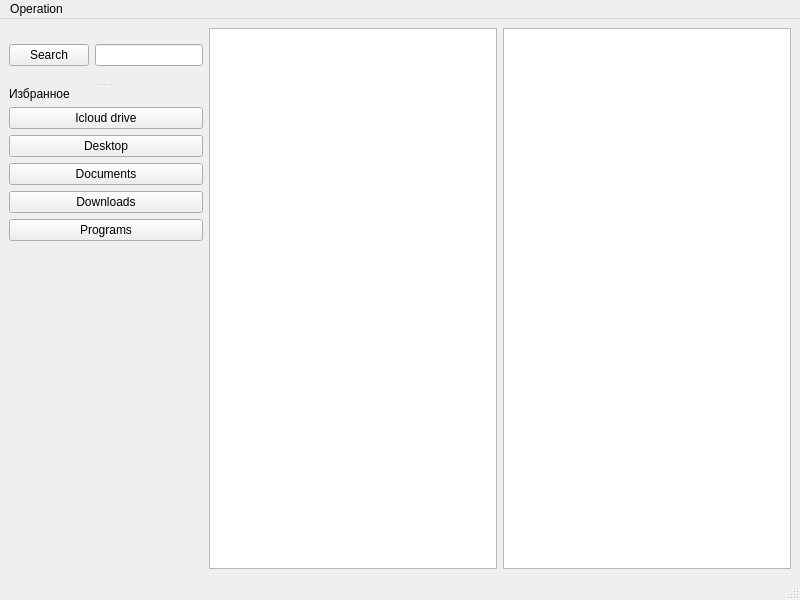
<?xml version="1.0" encoding="UTF-8"?>
<ui version="4.0">
 <class>MainWindow</class>
 <widget class="QMainWindow" name="MainWindow">
  <property name="geometry">
   <rect>
    <x>0</x>
    <y>0</y>
    <width>800</width>
    <height>600</height>
   </rect>
  </property>
  <property name="windowTitle">
   <string>MainWindow</string>
  </property>
  <widget class="QWidget" name="centralwidget">
   <layout class="QHBoxLayout" name="horizontalLayout_2">
    <item>
     <widget class="QSplitter" name="splitter">
      <property name="orientation">
       <enum>Qt::Vertical</enum>
      </property>
      <widget class="QWidget" name="">
       <layout class="QHBoxLayout" name="horizontalLayout">
        <item>
         <widget class="QPushButton" name="Search">
          <property name="text">
           <string>Search</string>
          </property>
         </widget>
        </item>
        <item>
         <widget class="QLineEdit" name="lineEdit"/>
        </item>
       </layout>
      </widget>
      <widget class="QWidget" name="">
       <layout class="QVBoxLayout" name="verticalLayout_2">
        <item>
         <layout class="QVBoxLayout" name="verticalLayout">
          <item>
           <widget class="QLabel" name="label">
            <property name="text">
             <string>Избранное</string>
            </property>
           </widget>
          </item>
          <item>
           <widget class="QPushButton" name="IcloudDrive">
            <property name="text">
             <string>Icloud drive</string>
            </property>
           </widget>
          </item>
          <item>
           <widget class="QPushButton" name="Desktop">
            <property name="text">
             <string>Desktop</string>
            </property>
           </widget>
          </item>
          <item>
           <widget class="QPushButton" name="Documents">
            <property name="text">
             <string>Documents</string>
            </property>
           </widget>
          </item>
          <item>
           <widget class="QPushButton" name="Downloads">
            <property name="text">
             <string>Downloads</string>
            </property>
           </widget>
          </item>
          <item>
           <widget class="QPushButton" name="Programs">
            <property name="text">
             <string>Programs</string>
            </property>
           </widget>
          </item>
          <item>
           <spacer name="verticalSpacer">
            <property name="orientation">
             <enum>Qt::Vertical</enum>
            </property>
            <property name="sizeHint" stdset="0">
             <size>
              <width>20</width>
              <height>40</height>
             </size>
            </property>
           </spacer>
          </item>
         </layout>
        </item>
       </layout>
      </widget>
     </widget>
    </item>
    <item>
     <widget class="QListView" name="LvSource"/>
    </item>
    <item>
     <widget class="QListView" name="LvBackup"/>
    </item>
   </layout>
  </widget>
  <widget class="QMenuBar" name="menubar">
   <property name="geometry">
    <rect>
     <x>0</x>
     <y>0</y>
     <width>800</width>
     <height>24</height>
    </rect>
   </property>
   <widget class="QMenu" name="menu">
    <property name="title">
     <string>Operation</string>
    </property>
    <addaction name="actionNew_Folder"/>
    <addaction name="actionBackup"/>
    <addaction name="actionRemove"/>
    <addaction name="actionRename"/>
   </widget>
   <addaction name="menu"/>
  </widget>
  <widget class="QStatusBar" name="statusbar"/>
  <action name="actionNew_Folder">
   <property name="text">
    <string>New Folder</string>
   </property>
   <property name="shortcut">
    <string>Ctrl+F</string>
   </property>
  </action>
  <action name="actionBackup">
   <property name="text">
    <string>Backup</string>
   </property>
   <property name="shortcut">
    <string>Ctrl+B</string>
   </property>
  </action>
  <action name="actionRemove">
   <property name="text">
    <string>Remove Folder</string>
   </property>
   <property name="shortcut">
    <string>Ctrl+D</string>
   </property>
  </action>
  <action name="actionRename">
   <property name="text">
    <string>Rename</string>
   </property>
   <property name="shortcut">
    <string>Ctrl+R</string>
   </property>
  </action>
 </widget>
 <resources/>
 <connections/>
</ui>
